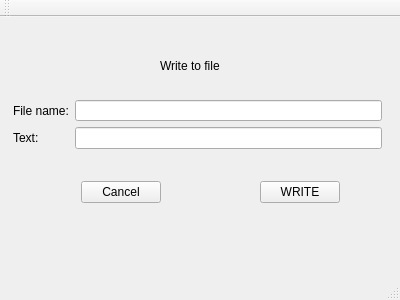
<?xml version="1.0" encoding="UTF-8"?>
<ui version="4.0">
 <class>MainWindow</class>
 <widget class="QMainWindow" name="MainWindow">
  <property name="geometry">
   <rect>
    <x>0</x>
    <y>0</y>
    <width>400</width>
    <height>300</height>
   </rect>
  </property>
  <property name="windowTitle">
   <string>MainWindow</string>
  </property>
  <widget class="QWidget" name="centralWidget">
   <widget class="QLabel" name="label_login">
    <property name="geometry">
     <rect>
      <x>160</x>
      <y>40</y>
      <width>101</width>
      <height>17</height>
     </rect>
    </property>
    <property name="text">
     <string>Write to file</string>
    </property>
   </widget>
   <widget class="QWidget" name="">
    <property name="geometry">
     <rect>
      <x>2</x>
      <y>72</y>
      <width>391</width>
      <height>71</height>
     </rect>
    </property>
    <layout class="QFormLayout" name="formLayout">
     <item row="3" column="0">
      <widget class="QLabel" name="label_pass">
       <property name="text">
        <string>Text:</string>
       </property>
      </widget>
     </item>
     <item row="1" column="0">
      <widget class="QLabel" name="label_user">
       <property name="text">
        <string>File name:</string>
       </property>
      </widget>
     </item>
     <item row="1" column="1">
      <widget class="QLineEdit" name="lineEdit_filename"/>
     </item>
     <item row="3" column="1">
      <widget class="QLineEdit" name="lineEdit_text">
       <property name="sizePolicy">
        <sizepolicy hsizetype="Expanding" vsizetype="Preferred">
         <horstretch>0</horstretch>
         <verstretch>0</verstretch>
        </sizepolicy>
       </property>
      </widget>
     </item>
    </layout>
   </widget>
   <widget class="QWidget" name="">
    <property name="geometry">
     <rect>
      <x>70</x>
      <y>150</y>
      <width>281</width>
      <height>51</height>
     </rect>
    </property>
    <layout class="QHBoxLayout" name="horizontalLayout">
     <item>
      <widget class="QPushButton" name="pushButton_cancel">
       <property name="text">
        <string>Cancel</string>
       </property>
      </widget>
     </item>
     <item>
      <spacer name="horizontalSpacer">
       <property name="orientation">
        <enum>Qt::Horizontal</enum>
       </property>
       <property name="sizeHint" stdset="0">
        <size>
         <width>40</width>
         <height>20</height>
        </size>
       </property>
      </spacer>
     </item>
     <item>
      <widget class="QPushButton" name="pushButton_write">
       <property name="text">
        <string>WRITE</string>
       </property>
      </widget>
     </item>
    </layout>
   </widget>
  </widget>
  <widget class="QMenuBar" name="menuBar">
   <property name="geometry">
    <rect>
     <x>0</x>
     <y>0</y>
     <width>400</width>
     <height>22</height>
    </rect>
   </property>
  </widget>
  <widget class="QToolBar" name="mainToolBar">
   <attribute name="toolBarArea">
    <enum>TopToolBarArea</enum>
   </attribute>
   <attribute name="toolBarBreak">
    <bool>false</bool>
   </attribute>
  </widget>
  <widget class="QStatusBar" name="statusBar"/>
 </widget>
 <layoutdefault spacing="6" margin="11"/>
 <resources/>
 <connections/>
</ui>
